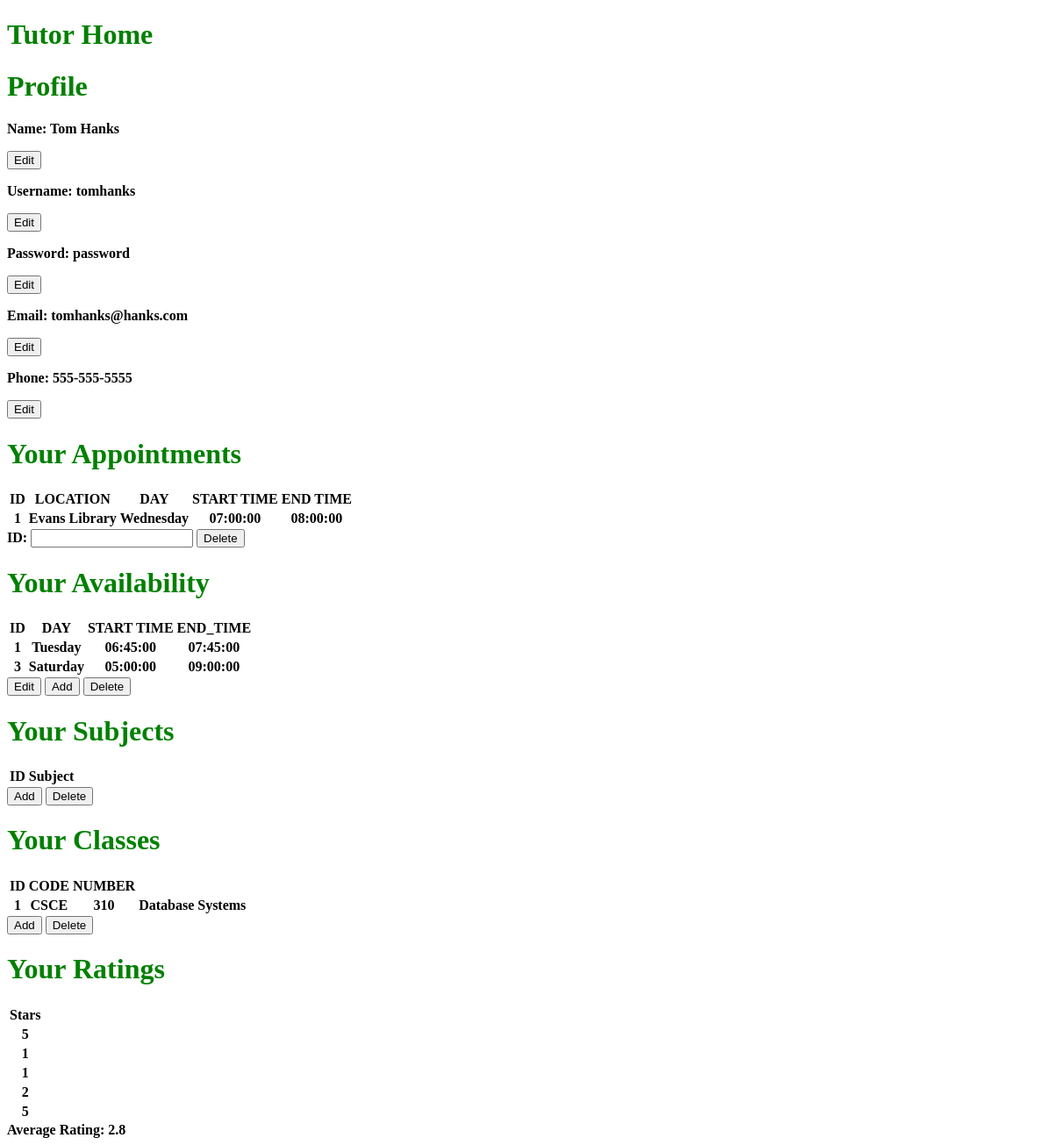
/tutor.php?user_id=2, run on an earlier commit of the app's database.
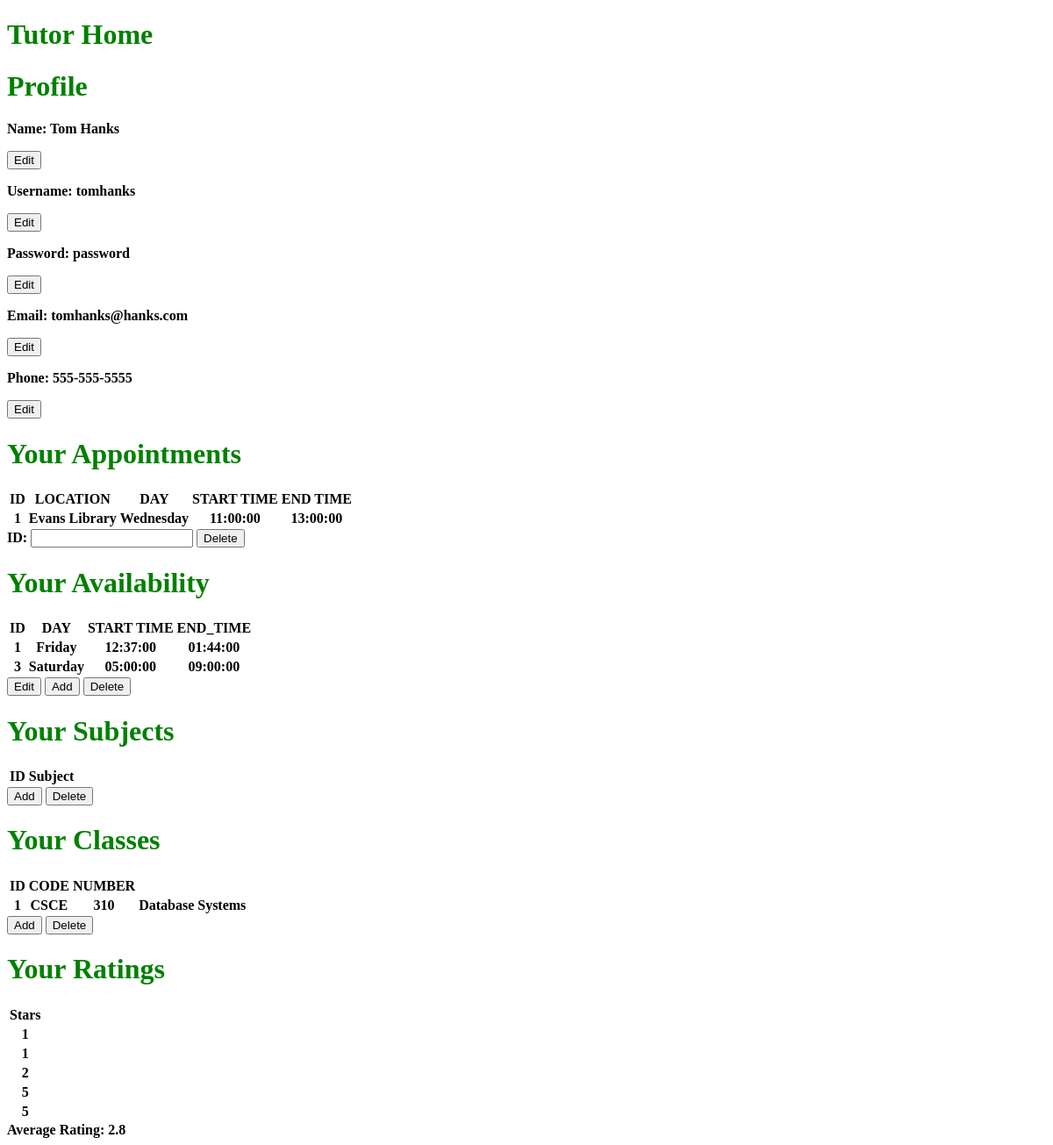
And on a later commit of the database.
### tables this page shows
CREATE TABLE `availability` (
  `AVAILABILITY_ID` int(11) NOT NULL,
  `DAY` varchar(15) DEFAULT NULL,
  `TUTOR_ID` int(11) DEFAULT NULL,
  `START_TIME` time DEFAULT NULL,
  `END_TIME` time DEFAULT NULL
);

### tutor.php (the view, shortened to what the changed rows need)
<?php
  $user_id = $_GET['user_id'];
  $db_host = 'localhost';
  $db_user = 'root';
  $db_password = 'root';
  $db_db = 'tutor_app';
  $mysqli = new mysqli(
    $db_host,
    $db_user,
    $db_password,
    $db_db
  );
  $availability_query = "SELECT AVAILABILITY_ID AS ID, DAY, START_TIME, END_TIME\n"
    . "FROM availability\n"
    . "WHERE TUTOR_ID=$user_id";
  $availabilty = $mysqli->query($availability_query);
  $class_query = "SELECT CLASS_ID AS ID, CLASS_CODE, CLASS_NUMBER, NAME\n"
    . "FROM tutor_classes\n"
    . "WHERE TUTOR_ID=$user_id";
  $class = $mysqli->query($class_query);
  $appointment_query = "SELECT AVAILABILITY_ID, APPOINTMENT_ID, TUTOR_ID, LOCATION, DAY, START_TIME, END_TIME\n"
    . "FROM tutor_appointments\n"
    . "WHERE TUTOR_ID=$user_id";
  $appointments = $mysqli->query($appointment_query);
  $review_query = "SELECT STARS FROM review WHERE TUTOR_ID=$user_id";
  $review = $mysqli->query($review_query);
  ?>
<!DOCTYPE html>
<html>
<head>
</head>
<body>
    <h1>Tutor Home</h1>
    <h1>Profile</h1>
    <h1>Your Appointments</h1>
    <p><?php
    echo "<table>";
    echo "<tr>";
    echo "<th>ID</th>";
    echo "<th>LOCATION</th>";
    echo "<th>DAY</th>";
    echo "<th>START TIME</th>";
    echo "<th>END TIME</th>";
    while($row = mysqli_fetch_array($appointments))
    {
        echo "<tr>";
        echo "<th>" . $row["APPOINTMENT_ID"] . "</th>";
        echo "<th>" . $row["LOCATION"] . "</th>";
        echo "<th>" . $row["DAY"] . "</th>";
        echo "<th>" . $row["START_TIME"] . "</th>";
        echo "<th>" . $row["END_TIME"] . "</th>";
        echo "</tr>";
    }
    echo "</table>";
    ?>
    </p>
    <h1>Your Availability</h1>
    <?php
    echo "<table>";
    echo "<tr>";
    echo "<th>ID</th>";
    echo "<th>DAY</th>";
    echo "<th>START TIME</th>";
    echo "<th>END_TIME</th>";
    while($row = mysqli_fetch_array($availabilty))
    {
        echo "<tr>";
        echo "<th>" . $row["ID"] . "</th>";
        echo "<th>" . $row["DAY"] . "</th>";
        echo "<th>" . $row["START_TIME"] . "</th>";
        echo "<th>" . $row["END_TIME"] . "</th>";
        echo "</tr>";
    }
    echo "</table>";
    ?>
    <h1>Your Subjects</h1>
    <?php
    echo "<table>";
    echo "<tr>";
    echo "<th>ID</th>";
    echo "<th>Subject</th>";
    echo "</table>";
    ?>
    <h1>Your Classes</h1>
    <?php
    echo "<table>";
    echo "<tr>";
    echo "<th>ID</th>";
    echo "<th>CODE</th>";
    echo "<th>NUMBER</th>";
    while($row = mysqli_fetch_array($class))
    {
        echo "<tr>";
        echo "<th>" . $row["ID"] . "</th>";
        echo "<th>" . $row["CLASS_CODE"] . "</th>";
        echo "<th>" . $row["CLASS_NUMBER"] . "</th>";
        echo "<th>" . $row["NAME"] . "</th>";
        echo "</tr>";
    }
    echo "</table>";
    ?>
    <h1>Your Ratings</h1>
    <?php
    echo "<table>";
    echo "<tr>";
    echo "<th>Stars</th>";
    while($row = mysqli_fetch_array($review))
    {
        echo "<tr>";
        echo "<th>" . $row["STARS"] . "</th>";
        echo "</tr>";
    }
    echo "</table>";
    ?>
</body>
</html>

What changed in the data, as far as the page shows it:
changed availability id 1: DAY "Tuesday" → "Friday"; START_TIME "06:45:00" → "12:37:00"; END_TIME "07:45:00" → "01:44:00"
Also different on the page:
new list line: "1 Evans Library Wednesday 11:00:00 13:00:00"
list line gone: "1 Evans Library Wednesday 07:00:00 08:00:00"
